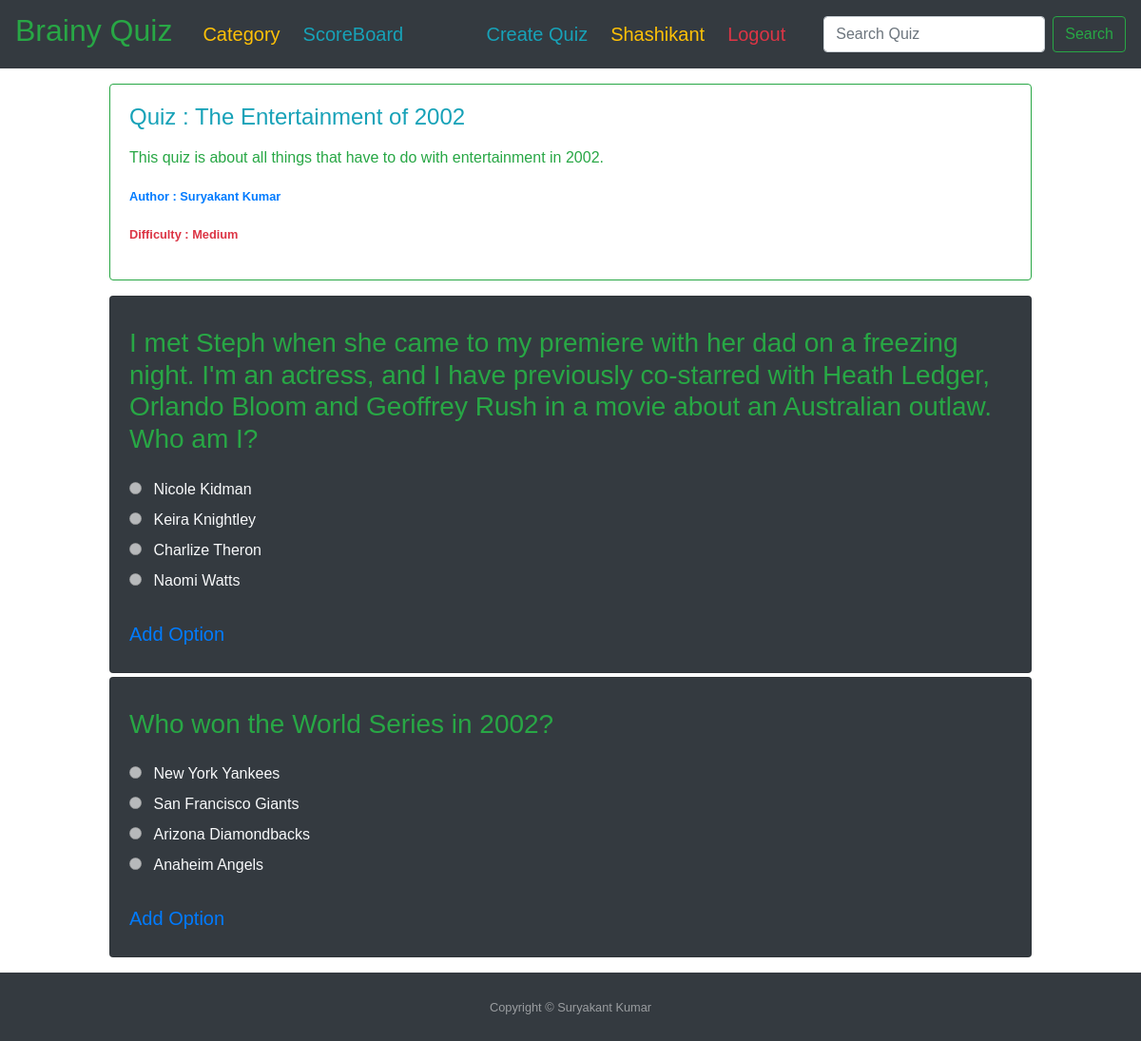
The page /quiz/11/view/ (signed in) on the database its author committed.
### quiz/models.py (models this page shows, shortened)
class Quiz(models.Model):
    difficulty_choices = [
        ('H', 'Hard'),
        ('M', 'Medium'),
        ('E', 'Easy')
    ]
    title = models.CharField(max_length=200)
    description = models.TextField(max_length=1000, blank=True, null=True)
    average_score = models.IntegerField(default=0, blank=True, null=True)
    difficulty = models.CharField(max_length=10, choices=difficulty_choices, default='F')
    date_posted = models.DateTimeField(default=timezone.now)
    author = models.ForeignKey(User, null=False, blank=False, on_delete=models.CASCADE)
    category = models.ForeignKey(Category, null=False, blank=False, on_delete=models.CASCADE)
    def __str__(self):
        return self.title
    class Meta:
        ordering = ['-date_posted']

class Question(models.Model):
    title = models.CharField(max_length=400, blank=False, null=False)
    quiz = models.ForeignKey(Quiz, null=False, blank=False, on_delete=models.CASCADE)
    class Meta:
        ordering = ['title']

class Option(models.Model):
    title = models.CharField(max_length=400, blank=False, null=False)
    correctness = models.BooleanField(default=False, null=False)
    question = models.ForeignKey(Question, null=False, blank=False, on_delete=models.CASCADE)
    def __str__(self):
        return '%s' % self.title

### quiz/views.py (the view)
# urls.py: path('quiz/<int:quiz_id>/view/', views.question_features_ext_view, name='question-feature-ext'),
@login_required
def question_features_ext_view(request, quiz_id):
    quiz_object = get_object_or_404(Quiz, pk=quiz_id)
    question_objects = Question.objects.filter(quiz__id=quiz_id)
    option_objects = Option.objects.filter(question__quiz__id=quiz_id)
    template = 'quiz/question_feature_ext.html'
    context = {"question_list": question_objects,
               "related_quiz": quiz_object,
               "option_list": option_objects}
    return render(request, template, context)

### quiz/templates/quiz/question_feature_ext.html (shortened to what this page needs)
{% extends 'base.html' %}
{% load crispy_forms_tags %}
{% block content %}
<div class="col-12 col-md-10 mb-3 mx-auto mt-3">
    <div class="card border-success mb-3">
        <div class="card-body text-success">
            <h4 class="card-title text-info">
                Quiz : {{ related_quiz.title }}
            </h4>
            <p class="card-text">
                {{ related_quiz.description|linebreaks }}
            </p>
            <p><small class="text-primary"><b>
                        Author : {{ related_quiz.author.first_name }} {{ related_quiz.author.last_name }}
                    </b></small></p>
            <p><small class="text-danger"><b>
                        Difficulty : {{ related_quiz.get_difficulty_display }}
                    </b></small></p>
        </div>
    </div>
    <div>
        {% for question in question_list %}
        <div class="card bg-dark text-light mb-1">
            <div class="card-body">
                <div class="mb-2">
                    <h4 class="card-title text-info">
                        <h3 class="card-text mb-4 text-success">
                            {{ question.title }}
                        </h3>
                        {% for option in option_list %}
                        {% if question.id == option.question.id %}
                        <div>
                            <input type="radio" class="mr-2" disabled>
                            <label>{{ option }}</label>
                        </div>
                        {% endif %}
                        {% endfor %}
                        <div>
                            <a class="card-text ml-4 text-primary"
                                href="{% url 'option-create' related_quiz.id question.id %}">
                                <h5>Add Option</h5>
                            </a>
                        </div>
                    </h4>
                </div>
            </div>
        </div>
        {% endfor %}
    </div>
</div>
{% endblock %}

### templates/navbar.html (shortened to what this page needs)
<nav style="font-family: Comic Sans MS, cursive, sans-serif;" class="navbar navbar-dark bg-dark navbar-expand-lg">
    <a class="navbar-brand text-success mr-4" href="/">
        <h2>Brainy Quiz</h2>
    </a>
    <div class="collapse navbar-collapse" id="navbarSupportedContent">
        <ul class="navbar-nav mr-auto">
            <li class="nav-item active">
                <a class="nav-link mr-2 pb-0 text-warning" href="{% url 'category-list' %}">
                    <h5>Category</h5>
                </a>
            </li>
            <li class="nav-item active">
                <a class="nav-link mr-2 pb-0 text-info" href="{% url 'scoreboard' %}">
                    <h5>ScoreBoard</h5>
                </a>
            </li>
        </ul>
        <div class="navbar-nav mr-4">
            {% if user.is_authenticated %}
            <a class="nav-item nav-link active text-info pb-0 mr-2" href="{% url 'quiz-create' %}">
                <h5>Create
                    Quiz</h5>
            </a>
            <a class="nav-item nav-link active text-warning pb-0 mr-2" href="{% url 'profile' %}">
                <h5>{{ user.first_name }}</h5>
            </a>
            <a class="nav-item nav-link active text-danger pb-0 mr-2" href="{% url 'logout' %}">
                <h5>Logout</h5>
            </a>
            {% endif %}
        </div>
        <div class="">
            <form class="form-inline my-2 my-lg-0">
                <input class="form-control mr-sm-2" type="search" name="q" placeholder="Search Quiz"
                    aria-label="Search">
                <button class="btn btn-outline-success my-2 my-sm-0" type="submit">Search</button>
            </form>
        </div>
    </div>
</nav>

### rows shown on the page
Quiz: title "The Entertainment of 2002", description "This quiz is about all things that have to do with entertainment in 2002.", author.first_name "Suryakant", author.last_name "Kumar", difficulty "Medium"
Question: title "I met Steph when she came to my premiere with her dad on a freezing night. I'm an actress, and I have previously co-starred with Heath Ledger, Orlando Bloom and Geoffrey Rush in a movie about an Australian outlaw. Who am I?"
Option: title "Nicole Kidman"
Option: title "Keira Knightley"
Option: title "Charlize Theron"
Option: title "Naomi Watts"
Question: title "Who won the World Series in 2002?"
Option: title "New York Yankees"
Option: title "San Francisco Giants"
Option: title "Arizona Diamondbacks"
Option: title "Anaheim Angels"

### other values the page prints
{{ user.first_name }} "Shashikant"
